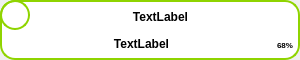
<?xml version="1.0" encoding="UTF-8"?>
<ui version="4.0">
 <class>Form</class>
 <widget class="QWidget" name="Form">
  <property name="geometry">
   <rect>
    <x>0</x>
    <y>0</y>
    <width>300</width>
    <height>60</height>
   </rect>
  </property>
  <property name="sizePolicy">
   <sizepolicy hsizetype="Fixed" vsizetype="Preferred">
    <horstretch>0</horstretch>
    <verstretch>0</verstretch>
   </sizepolicy>
  </property>
  <property name="minimumSize">
   <size>
    <width>0</width>
    <height>30</height>
   </size>
  </property>
  <property name="windowTitle">
   <string>Form</string>
  </property>
  <layout class="QGridLayout" name="gridLayout">
   <property name="margin">
    <number>0</number>
   </property>
   <property name="spacing">
    <number>0</number>
   </property>
   <item row="0" column="0">
    <widget class="QLabel" name="fondo">
     <property name="sizePolicy">
      <sizepolicy hsizetype="Fixed" vsizetype="Fixed">
       <horstretch>0</horstretch>
       <verstretch>0</verstretch>
      </sizepolicy>
     </property>
     <property name="minimumSize">
      <size>
       <width>300</width>
       <height>30</height>
      </size>
     </property>
     <property name="maximumSize">
      <size>
       <width>30</width>
       <height>16677215</height>
      </size>
     </property>
     <property name="styleSheet">
      <string notr="true">QLabel#fondo {border: 2px solid rgb(143,212,0);
border-radius: 15px;
background-color: rgb(255,255,255);
 }</string>
     </property>
     <property name="text">
      <string/>
     </property>
     <property name="scaledContents">
      <bool>false</bool>
     </property>
     <property name="alignment">
      <set>Qt::AlignCenter</set>
     </property>
     <property name="margin">
      <number>0</number>
     </property>
     <property name="indent">
      <number>0</number>
     </property>
    </widget>
   </item>
  </layout>
  <widget class="QLabel" name="titular">
   <property name="geometry">
    <rect>
     <x>35</x>
     <y>7</y>
     <width>251</width>
     <height>20</height>
    </rect>
   </property>
   <property name="font">
    <font>
     <weight>75</weight>
     <bold>true</bold>
    </font>
   </property>
   <property name="text">
    <string>TextLabel</string>
   </property>
   <property name="alignment">
    <set>Qt::AlignCenter</set>
   </property>
  </widget>
  <widget class="QLabel" name="icono">
   <property name="geometry">
    <rect>
     <x>0</x>
     <y>0</y>
     <width>30</width>
     <height>30</height>
    </rect>
   </property>
   <property name="styleSheet">
    <string notr="true">QLabel#icono { border: 2px solid rgb(143,212,0);
border-radius: 15px
}</string>
   </property>
   <property name="text">
    <string/>
   </property>
   <property name="pixmap">
    <pixmap resource="rsc/ficheros.qrc">:/icons/25694.png</pixmap>
   </property>
   <property name="scaledContents">
    <bool>true</bool>
   </property>
   <property name="margin">
    <number>3</number>
   </property>
  </widget>
  <widget class="QLabel" name="porc">
   <property name="geometry">
    <rect>
     <x>270</x>
     <y>30</y>
     <width>30</width>
     <height>30</height>
    </rect>
   </property>
   <property name="font">
    <font>
     <pointsize>6</pointsize>
     <weight>75</weight>
     <bold>true</bold>
    </font>
   </property>
   <property name="styleSheet">
    <string notr="true"/>
   </property>
   <property name="text">
    <string>68%</string>
   </property>
   <property name="scaledContents">
    <bool>true</bool>
   </property>
   <property name="alignment">
    <set>Qt::AlignCenter</set>
   </property>
   <property name="margin">
    <number>3</number>
   </property>
  </widget>
  <widget class="QLabel" name="dni">
   <property name="geometry">
    <rect>
     <x>21</x>
     <y>34</y>
     <width>241</width>
     <height>20</height>
    </rect>
   </property>
   <property name="font">
    <font>
     <weight>75</weight>
     <bold>true</bold>
    </font>
   </property>
   <property name="text">
    <string>TextLabel</string>
   </property>
   <property name="alignment">
    <set>Qt::AlignCenter</set>
   </property>
  </widget>
  <zorder>fondo</zorder>
  <zorder>titular</zorder>
  <zorder>icono</zorder>
  <zorder>porc</zorder>
  <zorder>dni</zorder>
 </widget>
 <resources>
  <include location="rsc/ficheros.qrc"/>
 </resources>
 <connections/>
</ui>
